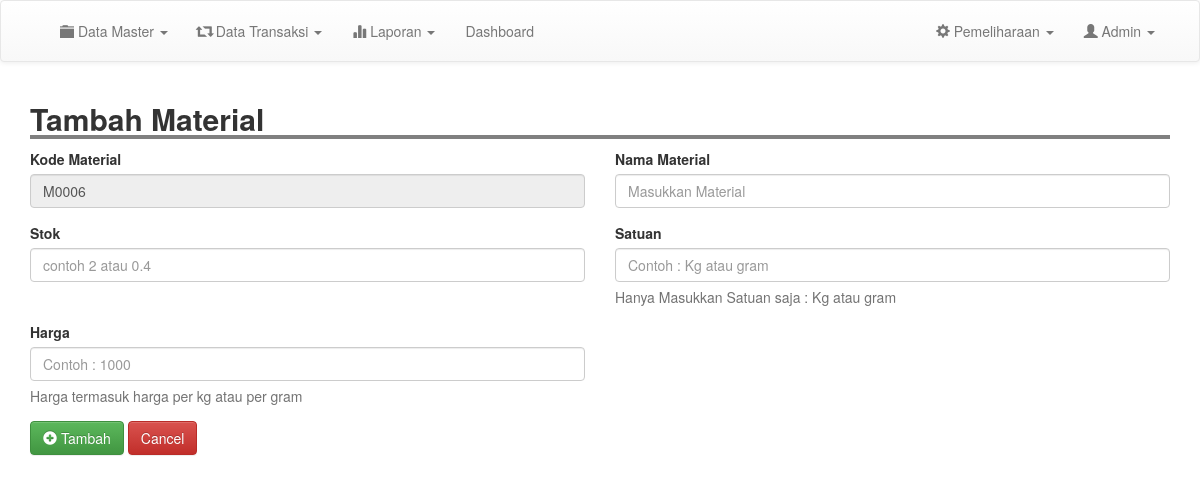
The page /admin/tm_inventory.php (signed in) on the database as committed earlier.
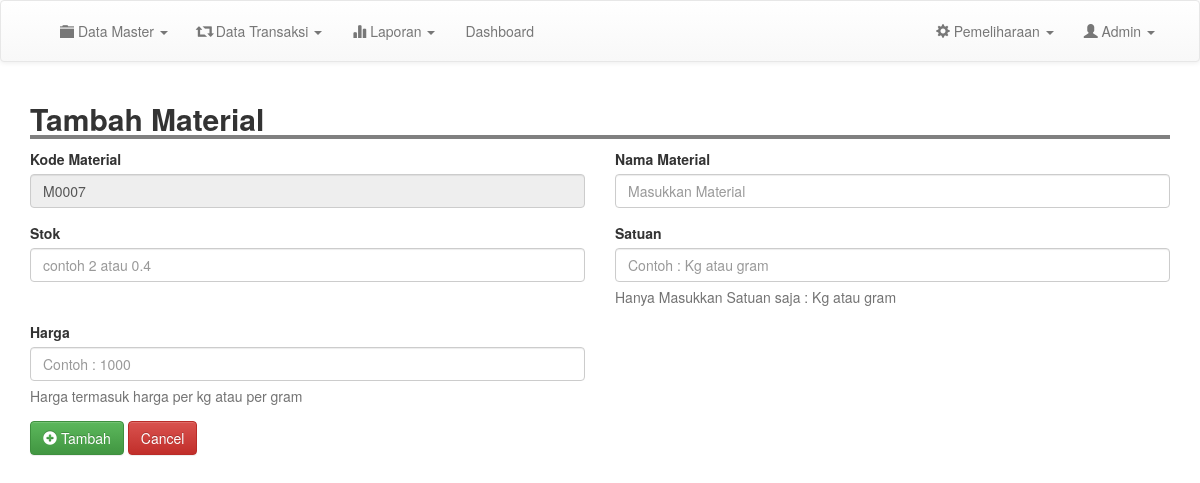
The same page on the database as committed later.
### tables this page shows
CREATE TABLE `inventory` (
  `kode_bk` varchar(100) NOT NULL,
  `nama` varchar(200) NOT NULL,
  `qty` varchar(200) NOT NULL,
  `satuan` varchar(200) NOT NULL,
  `harga` int NOT NULL,
  `tanggal` date NOT NULL
);

### admin/tm_inventory.php (the view, shortened to what this page needs)
<?php
include 'header.php';
	$kode = mysqli_query($conn, "SELECT kode_bk from inventory order by kode_bk desc");
	$data = mysqli_fetch_assoc($kode);
	$num = substr($data['kode_bk'], 1, 4);
	$add = (int) $num + 1;
	if(strlen($add) == 1){
		$format = "M000".$add;
	}else if(strlen($add) == 2){
		$format = "M00".$add;
	}
	else if(strlen($add) == 3){
		$format = "M0".$add;
	}else{
		$format = "M".$add;
	}
?>
<div class="container">
	<h2 style=" width: 100%; border-bottom: 4px solid gray"><b>Tambah Material</b></h2>
	<form action="proses/tambah_inv.php" method="POST">
		<div class="row">
			<div class="col-md-6">
				<div class="form-group">
					<label for="exampleInputEmail1">Kode Material</label>
					<input type="text" class="form-control" id="exampleInputEmail1" disabled value="<?php echo $format; ?>">
				</div>
			</div>
			<div class="col-md-6">
				<div class="form-group">
					<label for="exampleInputEmail1">Nama Material</label>
					<input type="text" class="form-control" id="exampleInputEmail1" placeholder="Masukkan Material" name="nama">
				</div>
			</div>
		</div>
		<div class="row">
			<div class="col-md-6">
				<div class="form-group">
					<label for="exampleInputEmail1">Stok</label>
					<input type="number" class="form-control" id="exampleInputEmail1"  name="stok" placeholder="contoh 2 atau 0.4" min="1">
				</div>
			</div>
			<div class="col-md-6">
				<div class="form-group">
					<label for="exampleInputEmail1">Satuan</label>
					<input type="text" class="form-control" id="exampleInputEmail1" placeholder="Contoh : Kg atau gram" name="satuan">
						<p class="help-block">Hanya Masukkan Satuan saja : Kg atau gram</p>
				</div>
			</div>
		</div>
		<div class="row">
			<div class="col-md-6">
				<div class="form-group">
					<label for="exampleInputEmail1">Harga</label>
					<input type="number" class="form-control" id="exampleInputEmail1"  name="harga" placeholder="Contoh : 1000" min="1">
					<p class="help-block">Harga termasuk harga per kg atau per 	gram</p>
				</div>
			</div>
		</div>
		<button type="submit"  class="btn btn-success" ><i class="glyphicon glyphicon-plus-sign"></i> Tambah</button>
		<a href="inventory.php" class="btn btn-danger">Cancel</a>
	</form>
</div>
<br>
<br>
<br>
<br>
<br>
<br>
<br>
<br>
<br>
<br>
<br>
<br>
<br>
<?php
include 'footer.php';
?>

Rows that differ between the two databases and show on the page:
no longer on this page (row unchanged): inventory: kode_bk "M0006"
added inventory: kode_bk "M0007"
